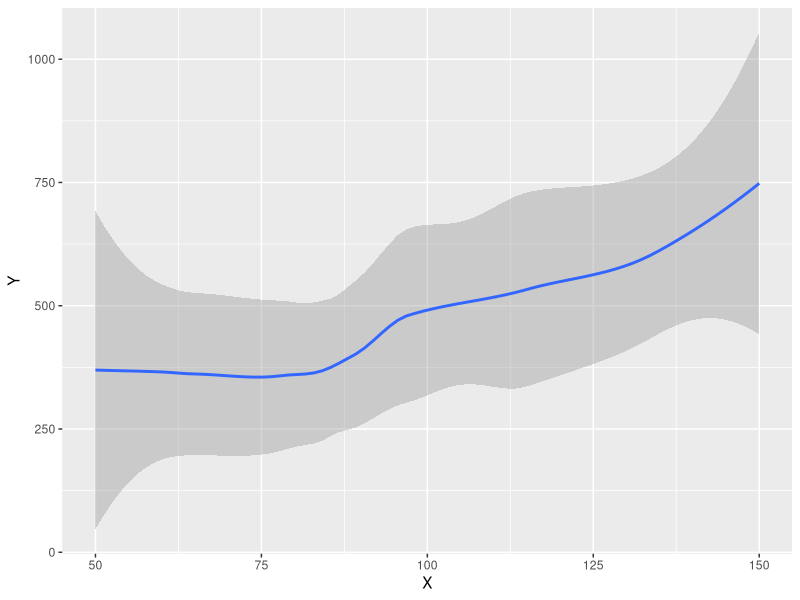
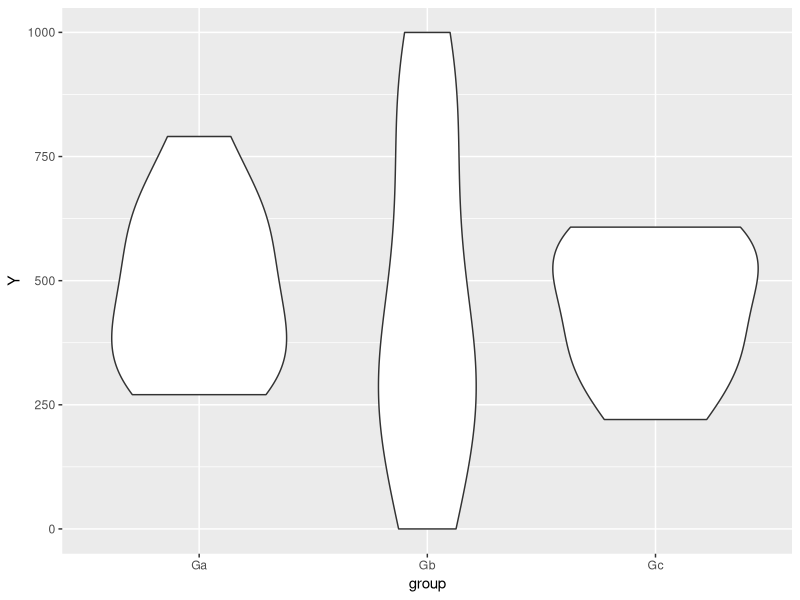
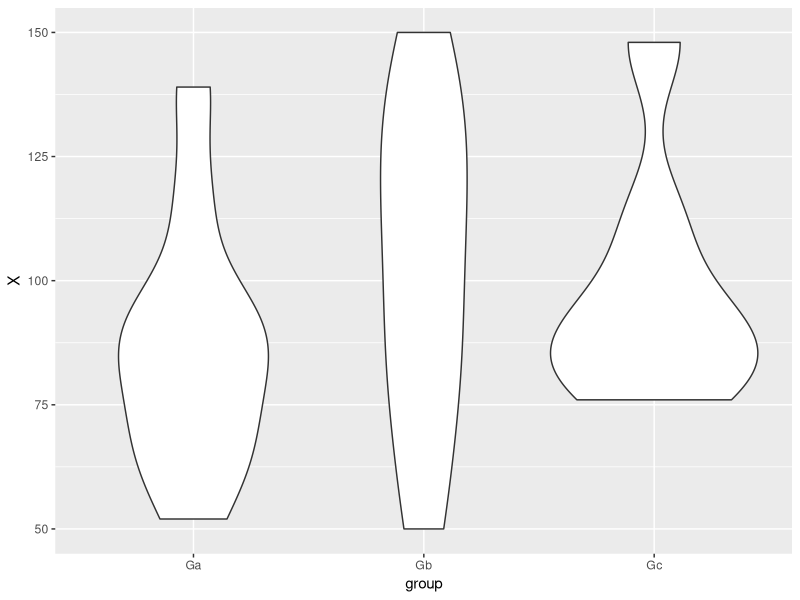

Source code (R) for these figures, in order:
library(tidyverse)


# Toy Data ----------------------------------------------------------------

d <- tibble::tribble(
  ~id, ~group,  ~X, ~Z,       ~Rx, ~condition,     ~Y,
  1L,   "Gb", 102, 1L, "Placebo",       "Ca", 584.07,
  2L,   "Ga",  52, 1L, "Placebo",       "Cb", 790.29,
  3L,   "Gb", 134, 2L, "Dose100",       "Ca", 875.76,
  4L,   "Gb", 128, 3L, "Dose100",       "Cb", 848.37,
  5L,   "Ga",  78, 1L, "Dose250",       "Ca", 270.42,
  6L,   "Gb", 150, 2L, "Dose250",       "Cb", 999.87,
  7L,   "Ga",  73, 1L, "Placebo",       "Ca",  364.1,
  8L,   "Ga",  87, 7L, "Placebo",       "Cb", 420.84,
  9L,   "Gb", 115, 6L, "Dose100",       "Ca", 335.78,
  10L,   "Gb", 113, 4L, "Dose100",       "Cb",    627,
  11L,   "Gc", 148, 3L, "Dose250",       "Ca", 607.79,
  12L,   "Gc",  82, 3L, "Dose250",       "Cb", 329.32,
  13L,   "Ga", 139, 1L, "Placebo",       "Ca", 335.56,
  14L,   "Ga",  65, 2L, "Placebo",       "Cb", 669.04,
  15L,   "Gb", 139, 1L, "Dose100",       "Ca", 405.04,
  16L,   "Gc",  96, 1L, "Dose100",       "Cb", 367.15,
  17L,   "Gb",  50, 5L, "Dose250",       "Ca",  27.37,
  18L,   "Gc",  90, 2L, "Dose250",       "Cb", 468.69,
  19L,   "Ga",  90, 2L, "Placebo",       "Ca", 584.67,
  20L,   "Ga", 116, 2L, "Placebo",       "Cb", 277.71,
  21L,   "Gb",  78, 2L, "Dose100",       "Ca", 266.01,
  22L,   "Gb",  60, 1L, "Dose100",       "Cb",   0.04,
  23L,   "Gc", 112, 4L, "Dose250",       "Ca", 593.25,
  24L,   "Ga",  63, 4L, "Dose250",       "Cb", 512.26,
  25L,   "Ga",  89, 1L, "Placebo",       "Ca", 635.57,
  26L,   "Ga",  97, 2L, "Placebo",       "Cb", 468.69,
  27L,   "Gc",  76, 3L, "Dose100",       "Ca", 514.66,
  28L,   "Gb",  83, 1L, "Dose100",       "Cb", 264.87,
  29L,   "Gc",  84, 4L, "Dose250",       "Ca", 220.34,
  30L,   "Gb",  88, 1L, "Dose250",       "Cb", 216.54
)
d$id <- factor(d$id)
d$group <- factor(d$group)
d$Rx <- factor(d$Rx, levels = c("Placebo", "Dose100", "Dose250"))
d$condition <- factor(d$condition)

glimpse(d)


# Produce a model --------------------------------------------------------

d %>% ggplot() + geom_smooth(aes(X, Y))
d %>% ggplot() + geom_violin(aes(group, Y))
d %>% ggplot() + geom_violin(aes(group, X))

m <- lm(Y ~ group + X, data = d)

summary(m)
anova(m)


# Different order produces different anova --------------------------------

anova(lm(Y ~ group + X, data = d))
anova(lm(Y ~ X + group, data = d))


# Sequence of models ------------------------------------------------------

m0 <- lm(Y ~ 1, data = d)
m1 <- lm(Y ~ group, data = d)
m2 <- lm(Y ~ group + X, data = d)

anova(m0, m1, m2)
